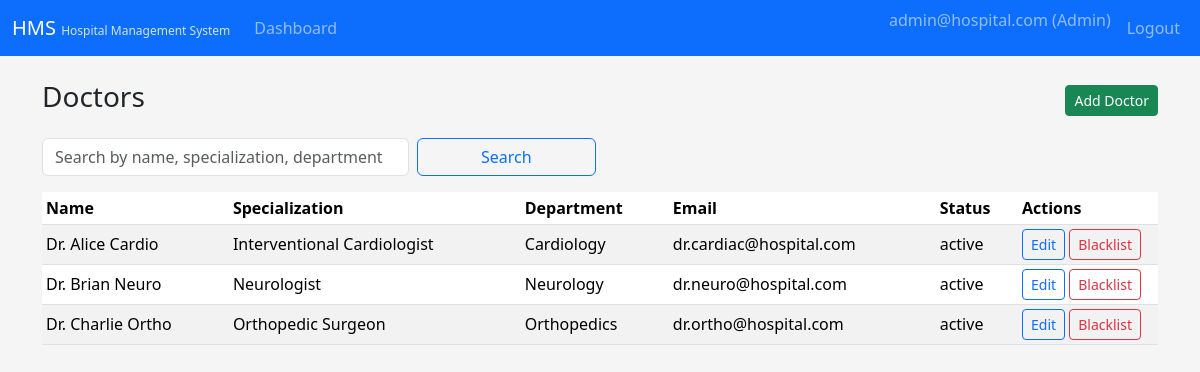
Page /admin/doctors (signed in) on the committed database.
### tables this page shows
CREATE TABLE users (
    id INTEGER PRIMARY KEY AUTOINCREMENT,
    email TEXT NOT NULL UNIQUE,
    password_hash TEXT NOT NULL,
    role TEXT NOT NULL CHECK (role IN ('admin', 'doctor', 'patient')),
    status TEXT NOT NULL DEFAULT 'active' CHECK (status IN ('active', 'blacklisted'))
);

CREATE TABLE doctor_profiles (
    id INTEGER PRIMARY KEY AUTOINCREMENT,
    user_id INTEGER NOT NULL UNIQUE,
    department_id INTEGER,
    name TEXT NOT NULL,
    specialization TEXT,
    phone TEXT,
    bio TEXT,
    FOREIGN KEY (user_id) REFERENCES users (id) ON DELETE CASCADE,
    FOREIGN KEY (department_id) REFERENCES departments (id) ON DELETE SET NULL
);

CREATE TABLE departments (
    id INTEGER PRIMARY KEY AUTOINCREMENT,
    name TEXT NOT NULL UNIQUE,
    description TEXT
);

### admin_routes.py (the view)
    @app.route("/admin/doctors")
    @role_required("admin")
    def admin_doctors():
        q = request.args.get("q", "").strip()
        conn = get_db()
        cur = conn.cursor()
        base_query = """
            SELECT d.*, u.email, u.status, dept.name AS department_name
            FROM doctor_profiles d
            JOIN users u ON d.user_id = u.id
            LEFT JOIN departments dept ON d.department_id = dept.id
        """
        params = []
        if q:
            base_query += " WHERE d.name LIKE ? OR d.specialization LIKE ? OR dept.name LIKE ?"
            like = f"%{q}%"
            params = [like, like, like]
        base_query += " ORDER BY d.name"
        cur.execute(base_query, params)
        doctors = cur.fetchall()
        conn.close()
        return render_template("admin/doctors_list.html", doctors=doctors, q=q)

### app.py (called while the page is built)
@login_manager.user_loader
def load_user(user_id):
    conn = get_db()
    cur = conn.cursor()
    cur.execute("SELECT * FROM users WHERE id = ?", (user_id,))
    row = cur.fetchone()
    conn.close()
    if row:
        return User(row)
    return None

### db.py (called while the page is built)
def get_db():
    conn = sqlite3.connect(
        DB_PATH,
        timeout=10.0,          # wait up to 10s for locks instead of failing immediately
        check_same_thread=False,  # allow multi-threaded access (Flask dev server)
    )
    conn.row_factory = sqlite3.Row  # access columns by name: row["email"]
    conn.execute("PRAGMA foreign_keys = ON;")
    conn.execute("PRAGMA journal_mode = WAL;")
    return conn

### security.py (called while the page is built)
def role_required(role):
    def decorator(view_func):
        @wraps(view_func)
        @login_required
        def wrapped(*args, **kwargs):
            if current_user.role != role:
                flash("You are not authorized to view this page.", "danger")
                return redirect(url_for("index"))
            if current_user.status != "active":
                flash("Your account is not active. Please contact hospital staff.", "warning")
                return redirect(url_for("logout"))
            return view_func(*args, **kwargs)
        return wrapped
    return decorator

### templates/admin/doctors_list.html (shortened to what this page needs)
{% extends "base.html" %}
{% block content %}
<div class="d-flex justify-content-between align-items-center mb-3">
  <h3>Doctors</h3>
  <a href="{{ url_for('admin_add_doctor') }}" class="btn btn-success btn-sm">Add Doctor</a>
</div>
<form class="row g-2 mb-3" method="get">
  <div class="col-md-4">
    <input type="text" class="form-control" name="q" placeholder="Search by name, specialization, department"
           value="{{ q or '' }}">
  </div>
  <div class="col-md-2">
    <button class="btn btn-outline-primary w-100" type="submit">Search</button>
  </div>
</form>
{% if doctors %}
<table class="table table-striped table-hover table-sm align-middle">
  <thead>
    <tr>
      <th>Name</th>
      <th>Specialization</th>
      <th>Department</th>
      <th>Email</th>
      <th>Status</th>
      <th style="width: 140px;">Actions</th>
    </tr>
  </thead>
  <tbody>
    {% for d in doctors %}
      <tr>
        <td>{{ d.name }}</td>
        <td>{{ d.specialization or '-' }}</td>
        <td>{{ d.department_name or '-' }}</td>
        <td>{{ d.email }}</td>
        <td>{{ d.status }}</td>
        <td>
          <a href="{{ url_for('admin_edit_doctor', doctor_id=d.id) }}"
             class="btn btn-sm btn-outline-primary">Edit</a>
          <form method="post" action="{{ url_for('admin_toggle_user_status', user_id=d.user_id) }}"
                style="display:inline-block">
            <button type="submit" class="btn btn-sm btn-outline-danger">
              {% if d.status == 'active' %}Blacklist{% else %}Activate{% endif %}
            </button>
          </form>
        </td>
      </tr>
    {% endfor %}
  </tbody>
</table>
{% else %}
  <p>No doctors found.</p>
{% endif %}
{% endblock %}

### templates/base.html (shortened to what this page needs)
<!doctype html>
<html lang="en">
<head>
  <link
    href="https://cdn.jsdelivr.net/npm/bootstrap@5.3.3/dist/css/bootstrap.min.css"
    rel="stylesheet"
  >
</head>
<body>
<nav class="navbar navbar-expand-lg navbar-dark bg-primary">
  <div class="container-fluid">
    <a class="navbar-brand" href="{{ url_for('index') }}">
      HMS
      <span class="small d-none d-sm-inline">Hospital Management System</span>
    </a>
    <div class="collapse navbar-collapse" id="navbarContent">
      <ul class="navbar-nav me-auto mb-2 mb-lg-0">
        {% if current_user.is_authenticated %}
              {% if current_user.role == 'admin' %}
            <li class="nav-item">
              <a class="nav-link" href="{{ url_for('admin_dashboard') }}">Dashboard</a>
            </li>
          {% elif current_user.role == 'doctor' %}
            <li class="nav-item">
              <a class="nav-link" href="{{ url_for('doctor_dashboard') }}">Dashboard</a>
            </li>
          {% endif %}
        {% endif %}
      </ul>
      <ul class="navbar-nav ms-auto">
        {% if current_user.is_authenticated %}
          <li class="nav-item">
            <span class="navbar-text me-2">
              {{ current_user.email }} ({{ current_user.role|capitalize }})
            </span>
          </li>
          <li class="nav-item">
            <a class="nav-link" href="{{ url_for('logout') }}">Logout</a>
          </li>
        {% else %}
          <li class="nav-item">
            <a class="nav-link" href="{{ url_for('login') }}">Login</a>
          </li>
        {% endif %}
      </ul>
    </div>
  </div>
</nav>
<main class="container py-4">
  {% block content %}{% endblock %}
</main>
</body>
</html>

### templates/base.html (style rules this page uses)
body { background-color: #f5f5f5; }
.navbar-brand span.small { font-size: 0.75rem; opacity: 0.8; }

### rows in the picture
users: email "admin@hospital.com", role "Admin"
doctor_profiles: name "Dr. Alice Cardio", specialization "Interventional Cardiologist", name "Cardiology", email "dr.cardiac@hospital.com", status "active"
doctor_profiles: name "Dr. Brian Neuro", specialization "Neurologist", name "Neurology", email "dr.neuro@hospital.com", status "active"
doctor_profiles: name "Dr. Charlie Ortho", specialization "Orthopedic Surgeon", name "Orthopedics", email "dr.ortho@hospital.com", status "active"
